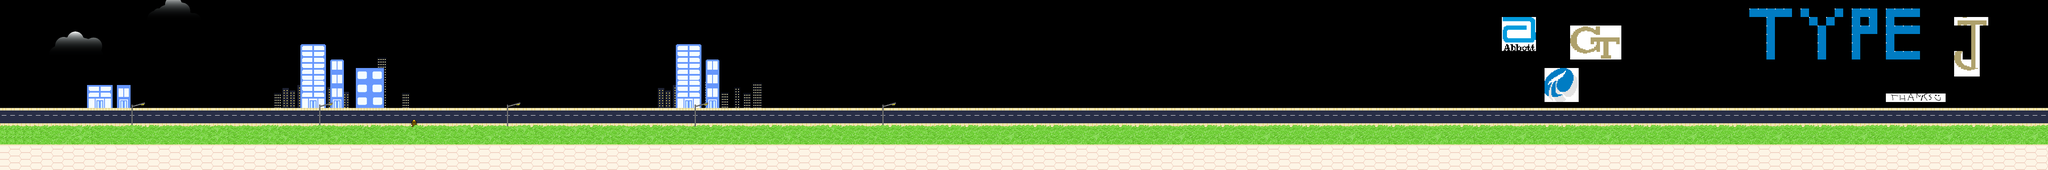

Rendered tile map (Tiled .tmx) drawn with the repository's tilesets; below, a short description and the map source with its tile grids summarised:
An orthogonal 240x20 tile map with 20x20 px tiles, 4 tile layers (middle_layer_buildings, background, street_level, ground), 2 hidden layers not drawn, 8 tilesets, 1 image layer and 10 objects (deathStar, techTower, kakashi, jinbe, mainPlayer).

<map version="1.10" tiledversion="1.11.2" orientation="orthogonal" renderorder="right-down" width="240" height="20" tilewidth="20" tileheight="20" infinite="0" nextlayerid="17" nextobjectid="66">
 <tileset firstgid="1" name="area01_level_tiles" tilewidth="32" tileheight="32" tilecount="140" columns="20">
  <image source="../img/map/area01_level_tiles.png" width="640" height="241" />
 </tileset>
 <tileset firstgid="141" name="City" tilewidth="20" tileheight="20" tilecount="72" columns="8">
  <image source="../img/map/city_tileset/city.png" width="160" height="180" />
 </tileset>
 <tileset firstgid="213" name="brick" tilewidth="20" tileheight="20" tilecount="15" columns="5">
  <image source="../img/map/brick.png" width="100" height="60" />
 </tileset>
 <tileset firstgid="228" name="City2" tilewidth="20" tileheight="20" tilecount="144" columns="16">
  <image source="../img/map/city_tileset/city_bg.png" width="320" height="180" />
 </tileset>
 <tileset firstgid="372" name="abbott" tilewidth="20" tileheight="20" tilecount="56" columns="14">
  <image source="../img/sprite/abbott_building.png" width="289" height="80" />
 </tileset>
 <tileset firstgid="428" name="directions" tilewidth="20" tileheight="20" tilecount="10" columns="10">
  <image source="../img/sprite/directions.png" width="200" height="20" />
 </tileset>
 <tileset firstgid="438" name="grass" tilewidth="20" tileheight="20" tilecount="18" columns="9">
  <image source="../img/map/grass.png" width="180" height="40" />
 </tileset>
 <tileset firstgid="456" name="city_bg_original" tilewidth="20" tileheight="20" tilecount="72" columns="8">
  <image source="../img/map/city_tileset/city_bg_original.png" width="160" height="180" />
 </tileset>
 <imagelayer id="1" name="parallax1" visible="0" offsetx="0" offsety="-120">
  <image source="../img/background.png" width="1024" height="512" />
  <properties>
   <property name="ratio" type="float" value="0.25" />
  </properties>
 </imagelayer>
 <objectgroup id="2" name="deathStar" opacity="0.2">
  <object id="44" name="deathStar" x="841.509" y="-42" width="62" height="63">
   <properties>
    <property name="framewidth" type="int" value="62" />
    <property name="image" value="death_star_2_trans" />
   </properties>
  </object>
 </objectgroup>
 <imagelayer id="3" name="buildings" visible="0" offsetx="0" offsety="-120">
  <image source="../img/buildings2.png" width="1024" height="512" />
  <properties>
   <property name="ratio" type="float" value="0.25" />
  </properties>
 </imagelayer>
 <imagelayer id="4" name="parallax2" offsetx="0" offsety="-250">
  <image source="../img/clouds.png" width="512" height="512" />
  <properties>
   <property name="ratio" type="float" value="0.35" />
  </properties>
 </imagelayer>
 <layer id="14" name="middle_layer_buildings" width="240" height="20">
  <data>[4800 cells, 220 non-empty, 120 distinct tile ids]</data>
 </layer>
 <layer id="5" name="background" width="240" height="20">
  <data>[4800 cells, 1604 non-empty, 109 distinct tile ids]</data>
 </layer>
 <layer id="6" name="street_level" width="240" height="20">
  <data>[4800 cells, 26 non-empty, 5 distinct tile ids]</data>
 </layer>
 <layer id="7" name="ground" width="240" height="20">
  <data>[4800 cells, 720 non-empty, 15 distinct tile ids]</data>
 </layer>
 <objectgroup id="9" name="techTower">
  <object id="24" name="techTower" x="3.77358" y="-27.1509" width="174" height="333">
   <properties>
    <property name="framewidth" type="int" value="174" />
    <property name="image" value="tech_tower" />
   </properties>
  </object>
  <object id="59" x="113" y="-14.3971" width="60" height="36">
   <properties>
    <property name="framewidth" type="int" value="60" />
    <property name="image" value="controls" />
   </properties>
  </object>
 </objectgroup>
 <objectgroup id="11" name="kakashi_layer">
  <object id="43" name="kakashi" x="482.208" y="254.233" width="91" height="74">
   <properties>
    <property name="frameheight" type="int" value="74" />
    <property name="framewidth" type="int" value="91" />
    <property name="image" value="kakashi" />
   </properties>
  </object>
 </objectgroup>
 <objectgroup id="16" name="jinbe_layer">
  <object id="61" name="jinbe" x="47.6598" y="271.102" width="100" height="100">
   <properties>
    <property name="frameheight" value="100" />
    <property name="framewidth" value="100" />
    <property name="image" value="jinbe" />
   </properties>
  </object>
 </objectgroup>
 <objectgroup id="10" name="mainPlayer">
  <object id="1" name="mainPlayer" x="138.167" y="307.875" width="69" height="64">
   <properties>
    <property name="frameheight" type="int" value="64" />
    <property name="framewidth" type="int" value="69" />
    <property name="image" value="gripe_run_right_trans" />
    <property name="alwaysUpdate" type="bool" value="true" />
   </properties>
  </object>
 </objectgroup>
 <objectgroup id="13" name="collision">
  <object id="7" x="1.39623" y="374.208" width="4790.97" height="23.7925" />
  <object id="46" x="812.604" y="-181.132" width="27" height="259" />
  <object id="63" x="4681.52" y="5.03723" width="27" height="365.604" />
  <object id="64" x="22.3491" y="228.991" width="27" height="143.906" />
 </objectgroup>
</map>
